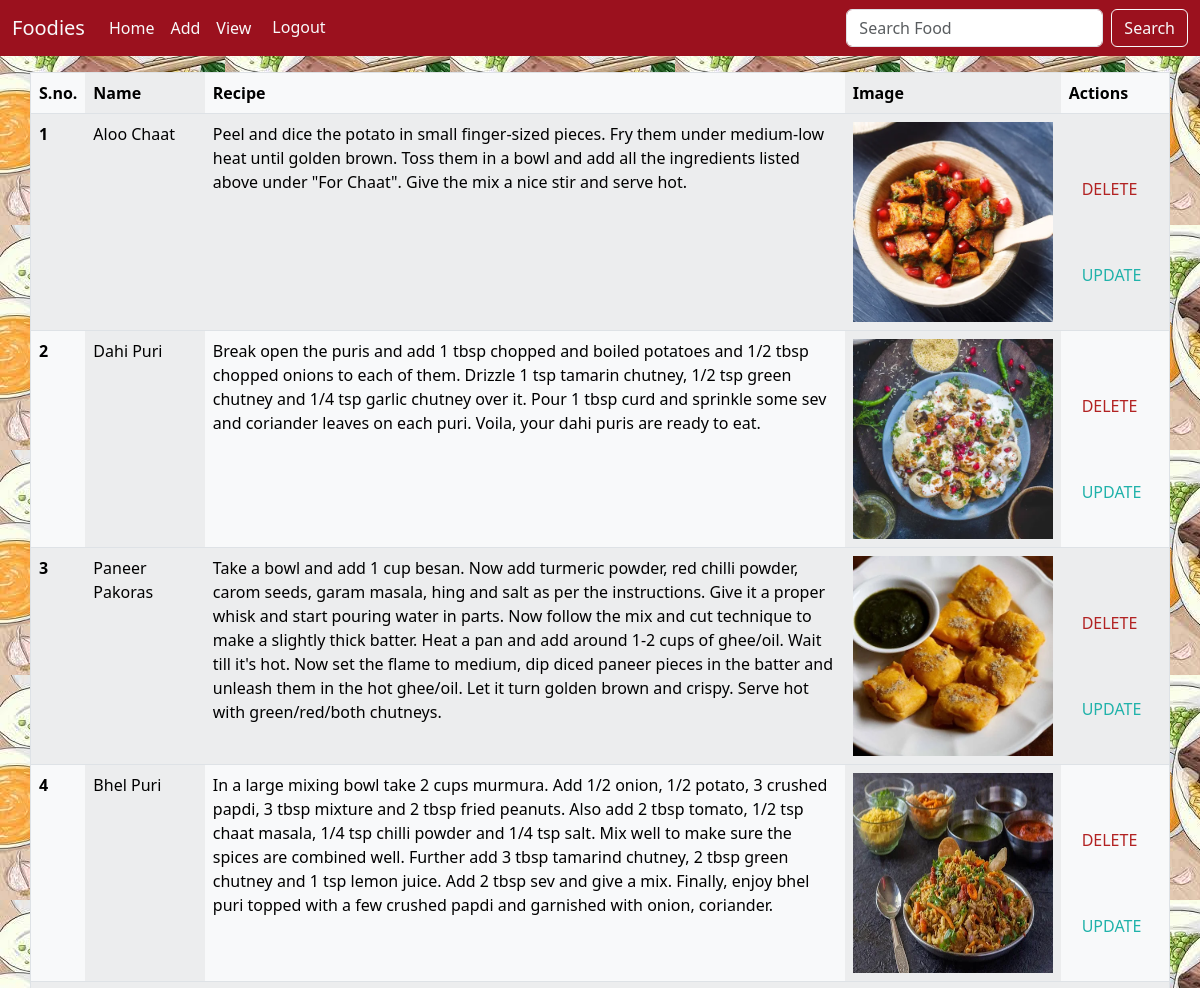
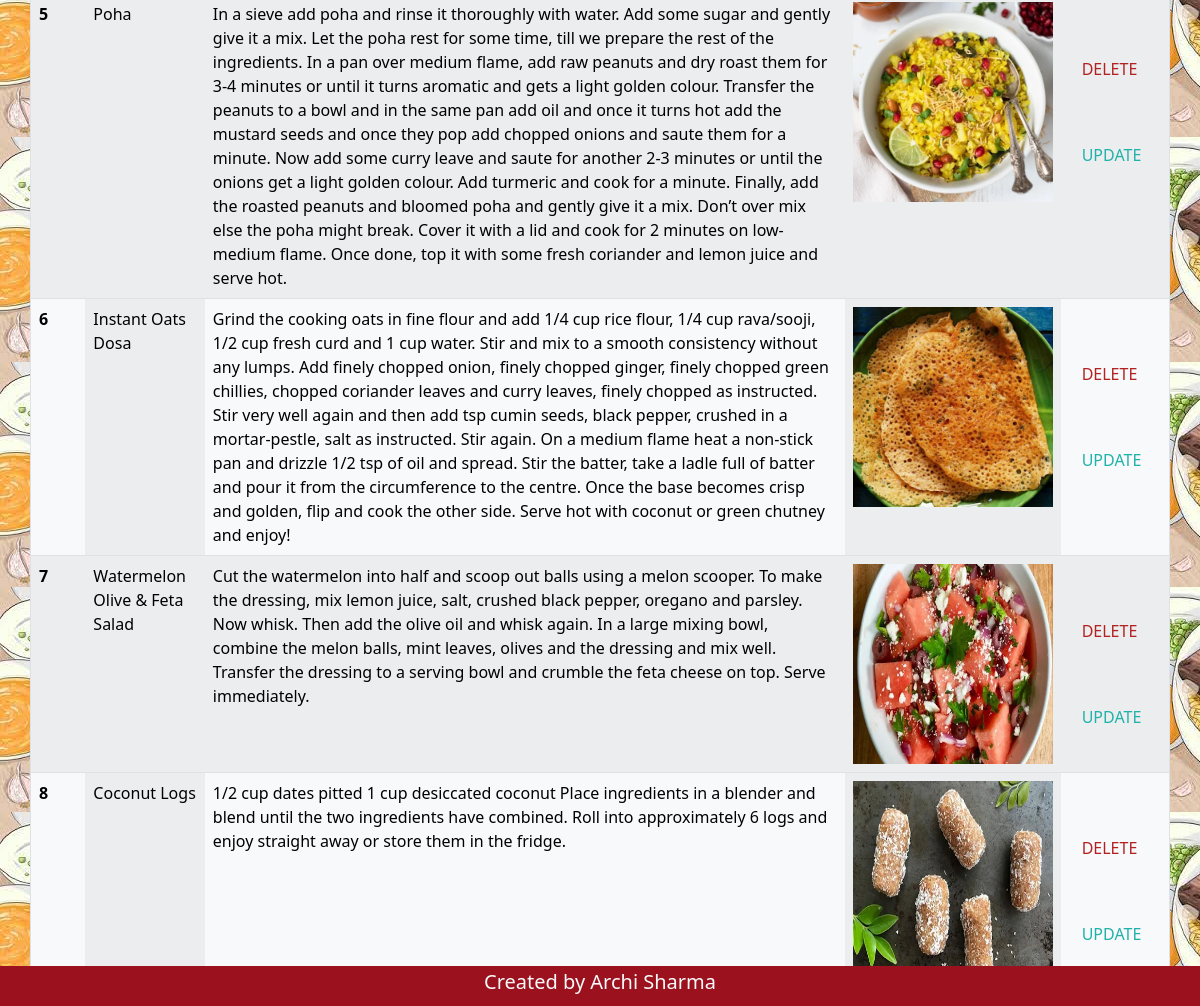
The app's page /view/ (signed in) with its own data (2 pictures, top to bottom).
### mainApp/models.py (models this page shows)
class Recipe(models.Model):
    user=models.ForeignKey(User, on_delete=models.SET_NULL, null=True, blank=True)
    recipe_name=models.CharField(max_length=100)
    recipe_description=models.TextField()
    recipe_image=models.ImageField(upload_to="recipe")

### mainApp/views.py (the view)
# urls.py: path('view/',views.viewPage),
@login_required(login_url="/login/")
def viewPage(Request):
    queryset= Recipe.objects.all()
    if Request.GET.get('search'):
        queryset= queryset.filter(recipe_name__icontains= Request.GET.get('search'))
    context={'recipes': queryset}
    return render(Request,"view.html",context)

### mainApp/templates/view.html (shortened to what this page needs)
{% extends 'index.html' %}
{% load static %}
{% block body %}
<body background="/static/pictures/7.jpg">
<nav class="navbar navbar-expand-lg  " style=" background-color:#9b111e; ">
  <div class="container-fluid">
    <a class="navbar-brand text-light" href="#">Foodies</a>
    <div class="collapse navbar-collapse" id="navbarSupportedContent">
      <ul class="navbar-nav me-auto mb-2 mb-lg-0">
        <li class="nav-item">
          <a class="nav-link active text-light" aria-current="page" href="/">Home</a>
        </li>
        <li class="nav-item ">
          <a class="nav-link text-light" href="/add/">Add</a>
        </li>
        <li class="nav-item ">
          <a class="nav-link text-light" href="/view/">View</a>
        </li>
        <li class="nav-item ">
          <a href="/logout/"><button type=submit class="btn text-light " >Logout</button></a>
        </li>
        </ul>
      <form class="d-flex" role="search">
        <input class="form-control me-2" type="search" placeholder="Search Food" name="search">
        <button class="btn btn-outline-light " type="submit">Search</button>
      </form>
    </div>
  </div>
</nav>
<div >
  <table class="container table border my-3 table-responsive table-striped-columns table-light table-striped  table-hover" style="background-color:#9b111e;" >
  <thead>
    <tr style="background-color:#fafad2;">
      <th scope="col">S.no.</th>
      <th scope="col">Name</th>
      <th scope="col">Recipe</th>
      <th scope="col">Image</th>
      <th scope="col">Actions</th>
    </tr>
  </thead>
  <tbody>
  {% for recipe in recipes %}
    <tr>
      <th scope="row">{{forloop.counter}}</th>
      <td>{{recipe.recipe_name}}</td>
      <td>{{recipe.recipe_description}}</td>
      <td>
      <image src="/media/{{recipe.recipe_image}}"  style="height:200px ;width:200px "></td>
      <td><a href="/delete/{{recipe.id}}/"><button type=submit class=" btn my-5" style="color:#b22222">DELETE</button></a>
      <a href="/update/{{recipe.id}}/"><button type=submit class="btn " style="color:#20b2aa">UPDATE</button></a></td>
      </tr>
   {% endfor %}
  </tbody>
  </table>
</div>
</body>
{% endblock %}

### mainApp/templates/index.html (shortened to what this page needs)
{% load static %}
<!DOCTYPE html>
<html>
  <head>
    <link rel="stylesheet" href="" />
    <link
      href="https://cdn.jsdelivr.net/npm/bootstrap@5.3.0/dist/css/bootstrap.min.css"
      rel="stylesheet"
    />
  </head>
{% block body %}{% endblock %}
<footer style=" background-color:#9b111e; margin-top:5px;" class=" text-center text-light p-1 fixed-bottom " >
 <h5>Created by Archi Sharma</h5>
</footer>
  </body>
</html>

### records on screen
Recipe: recipe_name "Aloo Chaat", recipe_description "Peel and dice the potato in small finger-sized pieces. Fry them under medium-low heat until golden brown. Toss them in a bowl and add all the ingredients listed above under \"For Chaat\". Give the mix a nice stir and serve hot.", recipe_image (picture)
Recipe: recipe_name "Dahi Puri", recipe_description "Break open the puris and add 1 tbsp chopped and boiled potatoes and 1/2 tbsp chopped onions to each of them. Drizzle 1 tsp tamarin chutney, 1/2 tsp green chutney and 1/4 tsp garlic chutney over it. Pour 1 tbsp curd and sprinkle some sev and coriander leaves on each puri. Voila, your dahi puris are ready to eat.", recipe_image (picture)
Recipe: recipe_name "Paneer Pakoras", recipe_description "Take a bowl and add 1 cup besan. Now add turmeric powder, red chilli powder, carom seeds, garam masala, hing and salt as per the instructions. Give it a proper whisk and start pouring water in parts. Now follow the mix and cut technique to make a slightly thick batter. Heat a pan and add around 1-2 cups of ghee/oil. Wait till it's hot. Now set the flame to medium, dip diced paneer pieces in the batter and unleash them in the hot ghee/oil. Let it turn golden brown and crispy. Serve hot with green/red/both chutneys.", recipe_image (picture)
Recipe: recipe_name "Bhel Puri", recipe_description "In a large mixing bowl take 2 cups murmura. Add 1/2 onion, 1/2 potato, 3 crushed papdi, 3 tbsp mixture and 2 tbsp fried peanuts. Also add 2 tbsp tomato, 1/2 tsp chaat masala, 1/4 tsp chilli powder and 1/4 tsp salt. Mix well to make sure the spices are combined well. Further add 3 tbsp tamarind chutney, 2 tbsp green chutney and 1 tsp lemon juice. Add 2 tbsp sev and give a mix. Finally, enjoy bhel puri topped with a few crushed papdi and garnished with onion, coriander.", recipe_image (picture)
Recipe: recipe_name "Poha", recipe_description "In a sieve add poha and rinse it thoroughly with water. Add some sugar and gently give it a mix. Let the poha rest for some time, till we prepare the rest of the ingredients. In a pan over medium flame, add raw peanuts and dry roast them for 3-4 minutes or until it turns aromatic and gets a light golden colour. Transfer the peanuts to a bowl and in the same pan add oil and once it turns hot add the mustard seeds and once they pop add chopped onions and saute them for a minute. Now add some curry leave and saute for another 2-3 minutes or until the onions get a light golden colour. Add turmeric and cook for a minute. Finally, add the roasted peanuts and bloomed poha and gently give it a mix.…", recipe_image (picture)
Recipe: recipe_name "Instant Oats Dosa", recipe_description "Grind the cooking oats in fine flour and add 1/4 cup rice flour, 1/4 cup rava/sooji, 1/2 cup fresh curd and 1 cup water. Stir and mix to a smooth consistency without any lumps. Add finely chopped onion, finely chopped ginger, finely chopped green chillies, chopped coriander leaves and curry leaves, finely chopped as instructed. Stir very well again and then add tsp cumin seeds, black pepper, crushed in a mortar-pestle, salt as instructed. Stir again. On a medium flame heat a non-stick pan and drizzle 1/2 tsp of oil and spread. Stir the batter, take a ladle full of batter and pour it from the circumference to the centre. Once the base becomes crisp and golden, flip and cook the other side.…", recipe_image (picture)
Recipe: recipe_name "Watermelon Olive & Feta Salad", recipe_description "Cut the watermelon into half and scoop out balls using a melon scooper. To make the dressing, mix lemon juice, salt, crushed black pepper, oregano and parsley. Now whisk. Then add the olive oil and whisk again. In a large mixing bowl, combine the melon balls, mint leaves, olives and the dressing and mix well. Transfer the dressing to a serving bowl and crumble the feta cheese on top. Serve immediately.", recipe_image (picture)
Recipe: recipe_name "Coconut Logs", recipe_description "1/2 cup dates pitted 1 cup desiccated coconut Place ingredients in a blender and blend until the two ingredients have combined. Roll into approximately 6 logs and enjoy straight away or store them in the fridge.", recipe_image (picture)
